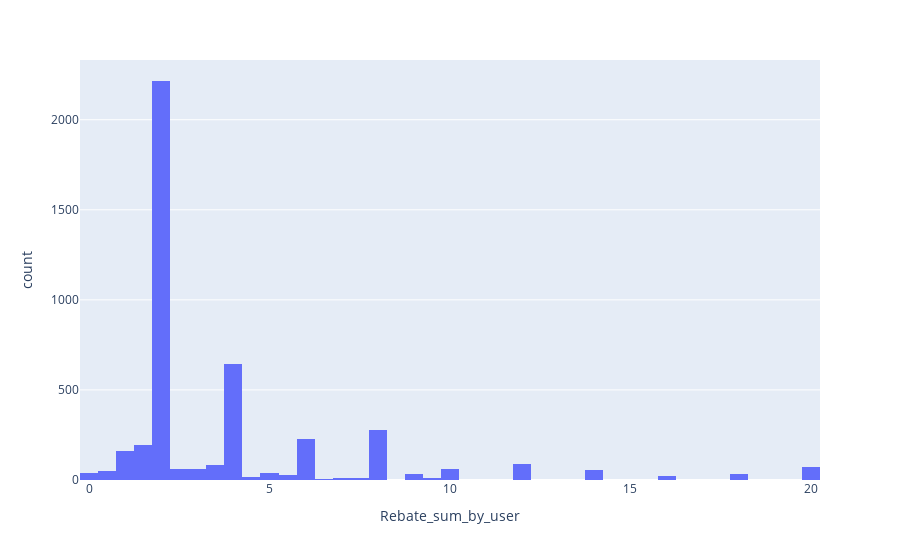

The notebook cell saved with this chart:
### Markdown cell above
## Indicator 5: Rebate sum by user is maximised

### Code cell
px.histogram(Orders_extra,
             x = 'Rebate_sum_by_user')

### Figure 1 — Plotly figure (JSON) as saved in the notebook; plotly's stock layout.template omitted (floating-point values rounded to 4 significant figures; data arrays with more than 128 entries replaced by an {"elided": "..."} marker saying what was removed)
{"data": [{"alignmentgroup": "True", "bingroup": "x", "hovertemplate": "Rebate_sum_by_user=%{x}<br>count=%{y}<extra></extra>", "legendgroup": "", "marker": {"color": "#636efa", "pattern": {"shape": ""}}, "name": "", "offsetgroup": "", "orientation": "v", "showlegend": false, "type": "histogram", "x": {"elided": "4516 float values"}, "xaxis": "x", "yaxis": "y"}], "layout": {"barmode": "relative", "legend": {"tracegroupgap": 0}, "margin": {"t": 60}, "xaxis": {"anchor": "y", "domain": [0, 1], "title": {"text": "Rebate_sum_by_user"}}, "yaxis": {"anchor": "x", "domain": [0, 1], "title": {"text": "count"}}}}
